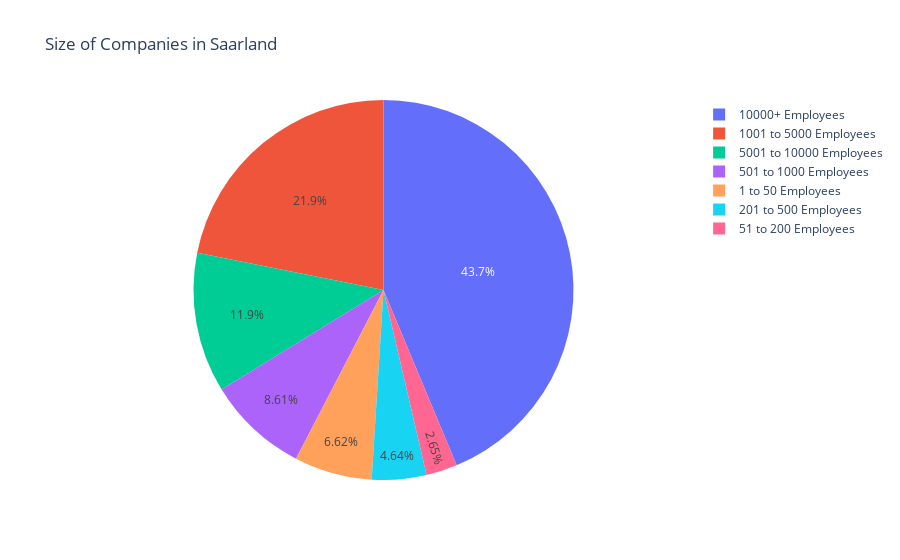

Notebook source saved alongside this figure:
### Code cell
#get the composition of Saarland's economy in terms of company size
company_count_by_industry = data['size'].value_counts().reset_index()
company_count_by_industry.columns = ['size', 'Count']

fig = px.pie(company_count_by_industry, values='Count', names='size', title='Size of Companies in Saarland')

fig.show()

#having smaller and bigger companies is important in an ecosystem. Based on this we can argue that Saarland is a booming economy

### Figure 1 — Plotly figure (JSON) as saved in the notebook; plotly's stock layout.template omitted (floating-point values rounded to 4 significant figures)
{"data": [{"domain": {"x": [0, 1], "y": [0, 1]}, "hovertemplate": "size=%{label}<br>Count=%{value}<extra></extra>", "labels": ["10000+ Employees", "1001 to 5000 Employees", "5001 to 10000 Employees", "501 to 1000 Employees", "1 to 50 Employees", "201 to 500 Employees", "51 to 200 Employees"], "legendgroup": "", "name": "", "showlegend": true, "type": "pie", "values": [66, 33, 18, 13, 10, 7, 4]}], "layout": {"legend": {"tracegroupgap": 0}, "title": {"text": "Size of Companies in Saarland"}}}
